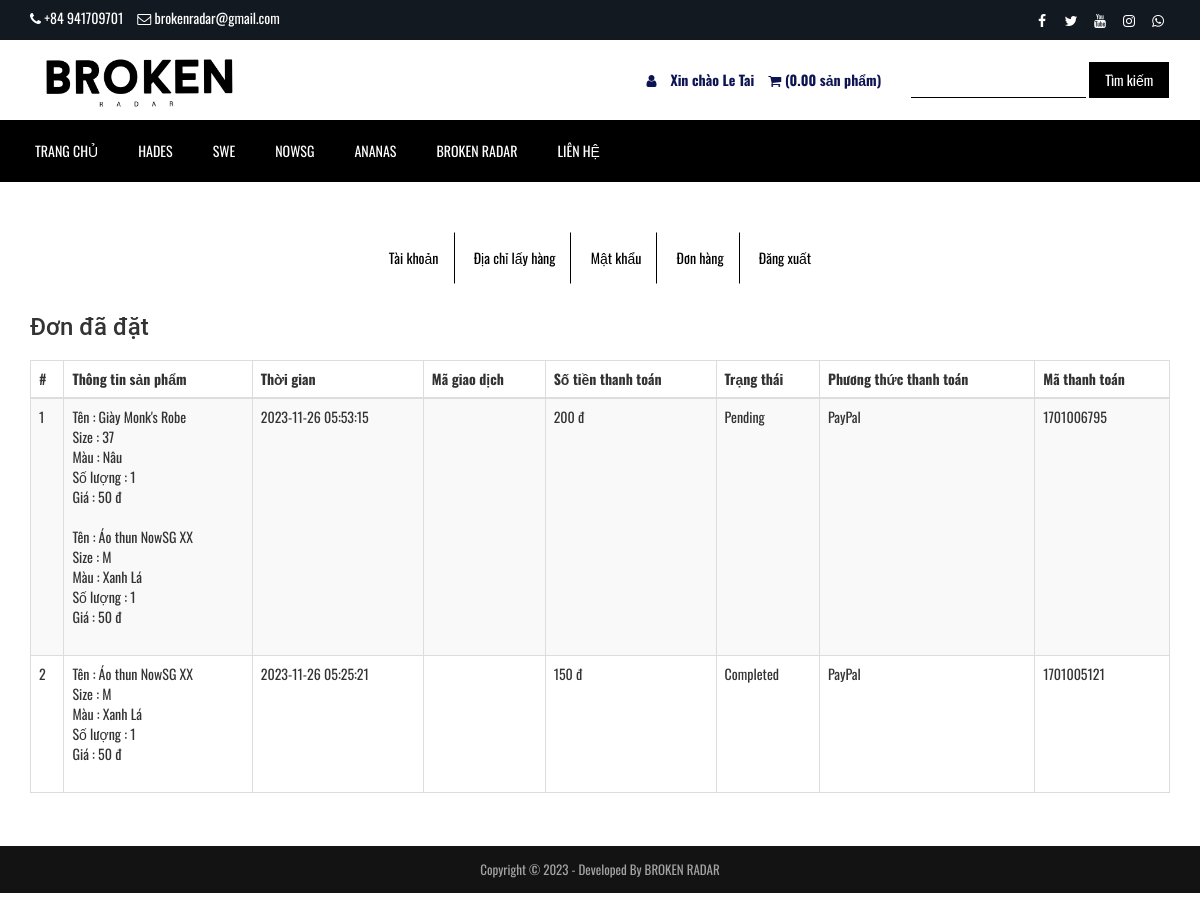
Screenshot of /customer-order.php (signed in) with the database file from the repository.
### tables this page shows
CREATE TABLE `tbl_settings` (
  `id` int(11) NOT NULL,
  `logo` varchar(255) NOT NULL,
  `favicon` varchar(255) NOT NULL,
  `footer_about` text NOT NULL,
  `footer_copyright` text NOT NULL,
  `contact_address` text NOT NULL,
  `contact_email` varchar(255) NOT NULL,
  `contact_phone` varchar(255) NOT NULL,
  `contact_fax` varchar(255) NOT NULL,
  `contact_map_iframe` text NOT NULL,
  `receive_email` varchar(255) NOT NULL,
  `receive_email_subject` varchar(255) NOT NULL,
  `receive_email_thank_you_message` text NOT NULL,
  `forget_password_message` text NOT NULL,
  `total_recent_post_footer` int(10) NOT NULL,
  `total_popular_post_footer` int(10) NOT NULL,
  `total_recent_post_sidebar` int(11) NOT NULL,
  `total_popular_post_sidebar` int(11) NOT NULL,
  `total_featured_product_home` int(11) NOT NULL,
  `total_latest_product_home` int(11) NOT NULL,
  `total_popular_product_home` int(11) NOT NULL,
  `meta_title_home` text NOT NULL,
  `meta_keyword_home` text NOT NULL,
  `meta_description_home` text NOT NULL,
  `banner_login` varchar(255) NOT NULL,
  `banner_registration` varchar(255) NOT NULL,
  `banner_forget_password` varchar(255) NOT NULL,
  `banner_reset_password` varchar(255) NOT NULL,
  `banner_search` varchar(255) NOT NULL,
  `banner_cart` varchar(255) NOT NULL,
  `banner_checkout` varchar(255) NOT NULL,
  `banner_product_category` varchar(255) NOT NULL,
  `banner_blog` varchar(255) NOT NULL,
  `cta_title` varchar(255) NOT NULL,
  `cta_content` text NOT NULL,
  `cta_read_more_text` varchar(255) NOT NULL,
  `cta_read_more_url` varchar(255) NOT NULL,
  `cta_photo` varchar(255) NOT NULL,
  `featured_product_title` varchar(255) NOT NULL,
  `featured_product_subtitle` varchar(255) NOT NULL,
  `latest_product_title` varchar(255) NOT NULL,
  `latest_product_subtitle` varchar(255) NOT NULL,
  `popular_product_title` varchar(255) NOT NULL,
  `popular_product_subtitle` varchar(255) NOT NULL,
  `testimonial_title` varchar(255) NOT NULL,
  `testimonial_subtitle` varchar(255) NOT NULL,
  `testimonial_photo` varchar(255) NOT NULL,
  `blog_title` varchar(255) NOT NULL,
  `blog_subtitle` varchar(255) NOT NULL,
  `newsletter_text` text NOT NULL,
  `paypal_email` varchar(255) NOT NULL,
  `stripe_public_key` varchar(255) NOT NULL,
  `stripe_secret_key` varchar(255) NOT NULL,
  `bank_detail` text NOT NULL,
  `before_head` text NOT NULL,
  `after_body` text NOT NULL,
  `before_body` text NOT NULL,
  `home_service_on_off` int(11) NOT NULL,
  `home_welcome_on_off` int(11) NOT NULL,
  `home_featured_product_on_off` int(11) NOT NULL,
  `home_latest_product_on_off` int(11) NOT NULL,
  `home_popular_product_on_off` int(11) NOT NULL,
  `home_testimonial_on_off` int(11) NOT NULL,
  `home_blog_on_off` int(11) NOT NULL,
  `newsletter_on_off` int(11) NOT NULL,
  `ads_above_welcome_on_off` int(1) NOT NULL,
  `ads_above_featured_product_on_off` int(1) NOT NULL,
  `ads_above_latest_product_on_off` int(1) NOT NULL,
  `ads_above_popular_product_on_off` int(1) NOT NULL,
  `ads_above_testimonial_on_off` int(1) NOT NULL,
  `ads_category_sidebar_on_off` int(1) NOT NULL
);

CREATE TABLE `tbl_social` (
  `social_id` int(11) NOT NULL,
  `social_name` varchar(30) NOT NULL,
  `social_url` varchar(255) NOT NULL,
  `social_icon` varchar(30) NOT NULL
);

CREATE TABLE `tbl_top_category` (
  `tcat_id` int(11) NOT NULL,
  `tcat_name` varchar(255) NOT NULL,
  `show_on_menu` int(1) NOT NULL
);

CREATE TABLE `tbl_page` (
  `id` int(11) NOT NULL,
  `about_title` varchar(255) NOT NULL,
  `about_content` text NOT NULL,
  `about_banner` varchar(255) NOT NULL,
  `about_meta_title` varchar(255) NOT NULL,
  `about_meta_keyword` text NOT NULL,
  `about_meta_description` text NOT NULL,
  `faq_title` varchar(255) NOT NULL,
  `faq_banner` varchar(255) NOT NULL,
  `faq_meta_title` varchar(255) NOT NULL,
  `faq_meta_keyword` text NOT NULL,
  `faq_meta_description` text NOT NULL,
  `blog_title` varchar(255) NOT NULL,
  `blog_banner` varchar(255) NOT NULL,
  `blog_meta_title` varchar(255) NOT NULL,
  `blog_meta_keyword` text NOT NULL,
  `blog_meta_description` text NOT NULL,
  `contact_title` varchar(255) NOT NULL,
  `contact_banner` varchar(255) NOT NULL,
  `contact_meta_title` varchar(255) NOT NULL,
  `contact_meta_keyword` text NOT NULL,
  `contact_meta_description` text NOT NULL,
  `pgallery_title` varchar(255) NOT NULL,
  `pgallery_banner` varchar(255) NOT NULL,
  `pgallery_meta_title` varchar(255) NOT NULL,
  `pgallery_meta_keyword` text NOT NULL,
  `pgallery_meta_description` text NOT NULL,
  `vgallery_title` varchar(255) NOT NULL,
  `vgallery_banner` varchar(255) NOT NULL,
  `vgallery_meta_title` varchar(255) NOT NULL,
  `vgallery_meta_keyword` text NOT NULL,
  `vgallery_meta_description` text NOT NULL
);

CREATE TABLE `tbl_payment` (
  `id` int(11) NOT NULL,
  `customer_id` int(11) NOT NULL,
  `customer_name` varchar(255) NOT NULL,
  `customer_email` varchar(255) NOT NULL,
  `payment_date` varchar(50) NOT NULL,
  `txnid` varchar(255) NOT NULL,
  `paid_amount` int(11) NOT NULL,
  `card_number` varchar(50) NOT NULL,
  `card_cvv` varchar(10) NOT NULL,
  `card_month` varchar(10) NOT NULL,
  `card_year` varchar(10) NOT NULL,
  `bank_transaction_info` text NOT NULL,
  `payment_method` varchar(20) NOT NULL,
  `payment_status` varchar(25) NOT NULL,
  `shipping_status` varchar(20) NOT NULL,
  `payment_id` varchar(255) NOT NULL
);

CREATE TABLE `tbl_order` (
  `id` int(11) NOT NULL,
  `product_id` int(11) NOT NULL,
  `product_name` varchar(255) NOT NULL,
  `size` varchar(100) NOT NULL,
  `color` varchar(100) NOT NULL,
  `quantity` varchar(50) NOT NULL,
  `unit_price` varchar(50) NOT NULL,
  `payment_id` varchar(255) NOT NULL
);

### customer-order.php (the view, shortened to what this page needs)
<?php require_once('header.php'); ?>
<div class="page">
    <div class="container">
        <div class="row">
            <div class="col-md-12">
                <?php require_once('customer-sidebar.php'); ?>
            </div>
            <div class="col-md-12">
                <div class="user-content">
                    <h3><?php echo "Đơn đã đặt" ?></h3>
                    <div class="table-responsive">
                        <table class="table table-bordered table-striped table-hover">
                             <thead>
                                <tr>
                                    <th><?php echo '#' ?></th>
                                    <th><?php echo "Thông tin sản phẩm" ?></th>
                                    <th><?php echo "Thời gian" ?></th>
                                    <th><?php echo "Mã giao dịch" ?></th>
                                    <th><?php echo "Số tiền thanh toán"; ?></th>
                                    <th><?php echo "Trạng thái" ?></th>
                                    <th><?php echo "Phương thức thanh toán" ?></th>
                                    <th><?php echo "Mã thanh toán" ?></th>
                                </tr>
                            </thead>
                            <tbody>
            <?php
            $limit = 10;
            $page = @$_GET['page'];
            if($page)
                $start = ($page - 1) * $limit;
            else
                $start = 0;
            $statement = $pdo->prepare("SELECT * FROM tbl_payment WHERE customer_email=? ORDER BY id DESC LIMIT $start, $limit");
            $statement->execute(array($_SESSION['customer']['cust_email']));
            $result = $statement->fetchAll(PDO::FETCH_ASSOC);
            if ($page == 0) $page = 1;
            ?>
                                <?php
                                $tip = $page*10-10;
                                foreach ($result as $row) {
                                    $tip++;
                                    ?>
                                    <tr>
                                        <td><?php echo $tip; ?></td>
                                        <td>
                                            <?php
                                            $statement1 = $pdo->prepare("SELECT * FROM tbl_order WHERE payment_id=?");
                                            $statement1->execute(array($row['payment_id']));
                                            $result1 = $statement1->fetchAll(PDO::FETCH_ASSOC);
                                            foreach ($result1 as $row1) {
                                                echo 'Tên : '.$row1['product_name'];
                                                echo '<br>Size : '.$row1['size'];
                                                echo '<br>Màu : '.$row1['color'];
                                                echo '<br>Số lượng : '.$row1['quantity'];
                                                echo '<br>Giá : '.$row1['unit_price'].' đ';
                                                echo '<br><br>';
                                            }
                                            ?>
                                        </td>
                                        <td><?php echo $row['payment_date']; ?></td>
                                        <td><?php echo $row['txnid']; ?></td>
                                        <td><?php echo $row['paid_amount']; ?> đ</td>
                                        <td><?php echo $row['payment_status']; ?></td>
                                        <td><?php echo $row['payment_method']; ?></td>
                                        <td><?php echo $row['payment_id']; ?></td>
                                    </tr>
                                    <?php
                                }
                                ?>
                            </tbody>
                        </table>
                        <div class="pagination" style="overflow: hidden;">
                    </div>
                </div>
            </div>
        </div>
    </div>
</div>
<?php require_once('footer.php'); ?>

### header.php (shortened to what this page needs)
<?php
include("admin/inc/config.php");
$statement = $pdo->prepare("SELECT * FROM tbl_settings WHERE id=1");
$statement->execute();
$result = $statement->fetchAll(PDO::FETCH_ASSOC);
foreach ($result as $row)
{
	$logo = $row['logo'];
	$contact_email = $row['contact_email'];
	$contact_phone = $row['contact_phone'];
}
$current_date_time = date('Y-m-d H:i:s');
$statement = $pdo->prepare("SELECT * FROM tbl_payment WHERE payment_status=?");
$statement->execute(array('Pending'));
$result = $statement->fetchAll(PDO::FETCH_ASSOC);
foreach ($result as $row) {
	$ts1 = strtotime($row['payment_date']);
	$ts2 = strtotime($current_date_time);
	$diff = $ts2 - $ts1;
	$time = $diff/(3600);
	if($time>24) {
		$statement1 = $pdo->prepare("SELECT * FROM tbl_order WHERE payment_id=?");
		$statement1->execute(array($row['payment_id']));
		$result1 = $statement1->fetchAll(PDO::FETCH_ASSOC);
	}
}
?>
<!DOCTYPE html>
<html lang="en">
<head>
	<link rel="stylesheet" href="assets/css/bootstrap.min.css">
	<link rel="stylesheet" href="assets/css/font-awesome.min.css">
	<link rel="stylesheet" href="assets/css/owl.carousel.min.css">
	<link rel="stylesheet" href="assets/css/owl.theme.default.min.css">
	<link rel="stylesheet" href="assets/css/jquery.bxslider.min.css">
    <link rel="stylesheet" href="assets/css/magnific-popup.css">
    <link rel="stylesheet" href="assets/css/rating.css">
	<link rel="stylesheet" href="assets/css/spacing.css">
	<link rel="stylesheet" href="assets/css/bootstrap-touch-slider.css">
	<link rel="stylesheet" href="assets/css/animate.min.css">
	<link rel="stylesheet" href="assets/css/tree-menu.css">
	<link rel="stylesheet" href="assets/css/select2.min.css">
	<link rel="stylesheet" href="assets/css/main.css">
	<link rel="stylesheet" href="assets/css/responsive.css">
	<?php
	$statement = $pdo->prepare("SELECT * FROM tbl_page WHERE id=1");
	$statement->execute();
	$result = $statement->fetchAll(PDO::FETCH_ASSOC);
		?>
</head>
<body>
<div class="top">
	<div class="container">
		<div class="row">
			<div class="col-md-6 col-sm-6 col-xs-12">
				<div class="left">
					<ul>
						<li><i class="fa fa-phone"></i> <?php echo $contact_phone; ?></li>
						<li><i class="fa fa-envelope-o"></i> <?php echo $contact_email; ?></li>
					</ul>
				</div>
			</div>
			<div class="col-md-6 col-sm-6 col-xs-12">
				<div class="right">
					<ul>
						<?php
						$statement = $pdo->prepare("SELECT * FROM tbl_social");
						$statement->execute();
						$result = $statement->fetchAll(PDO::FETCH_ASSOC);
						foreach ($result as $row) {
							?>
							<?php if($row['social_url'] != ''): ?>
							<li><a href="<?php echo $row['social_url']; ?>"><i class="<?php echo $row['social_icon']; ?>"></i></a></li>
							<?php endif; ?>
							<?php
						}
						?>
					</ul>
				</div>
			</div>
		</div>
	</div>
</div>
<div class="header">
	<div class="container">
		<div class="row inner">
			<div class="col-md-4 logo">
				<a href="index.php"><img src="assets/uploads/<?php echo $logo; ?>" alt="logo image"></a>
			</div>
			<div class="col-md-5 right">
				<ul class="login-logout">
					<?php
					if(isset($_SESSION['customer'])) {
						?>
						<li><a href="dashboard.php"><i class="fa fa-user"></i></a></li>
						<li><?php echo "Xin chào" ?> <?php echo $_SESSION['customer']['cust_name']; ?></li>
						<?php
					} else {
						?>
						<li><a href="login.php"></i> <?php echo "Đăng nhập "; ?></a></li>
						<li><a href="registration.php"> <?php echo "Đăng ký"; ?></a></li>
						<?php
					}
					?>
					<li><a href="cart.php"><i class="fa fa-shopping-cart"></i> (<?php
					if(isset($_SESSION['cart_p_id'])) {
						$table_total_price = 0;
						$i=0;
	                    foreach($_SESSION['cart_p_qty'] as $key => $value)
	                    {
	                        $i++;
	                        $arr_cart_p_qty[$i] = $value;
	                    }                    $i=0;
	                    foreach($_SESSION['cart_p_current_price'] as $key => $value)
	                    {
	                        $i++;
	                        $arr_cart_p_current_price[$i] = $value;
	                    }
	                    for($i=1;$i<=count($arr_cart_p_qty);$i++) {
	                    	$row_total_price = $arr_cart_p_qty[$i];
	                        $table_total_price = $table_total_price + $row_total_price;
	                    }
						echo $table_total_price;
					} else {
						echo '0.00';
					}
					?><?php echo " sản phẩm" ?>)</a></li>
				</ul>
			</div>
			<div class="col-md-3 search-area">
				<form class="navbar-form navbar-left" role="search" action="search-result.php" method="get">
					<div class="form-group">
						<input type="text" class="khung-search form-control search-top" placeholder="" name="search_text">
					</div>
					<button type="submit" class="btn-search">Tìm kiếm</button>
				</form>
			</div>
		</div>
	</div>
</div>
<div class="nav">
	<div class="container">
		<div class="row">
			<div class="col-md-12 pl_0 pr_0">
				<div class="menu-container">
					<div class="menu">
						<ul>
							<li><a href="index.php">TRANG CHỦ</a></li>
							<?php
							$statement = $pdo->prepare("SELECT * FROM tbl_top_category WHERE show_on_menu=1");
							$statement->execute();
							$result = $statement->fetchAll(PDO::FETCH_ASSOC);
							foreach ($result as $row) {
								?>
								<li><a href="product-category.php?id=<?php echo $row['tcat_id']; ?>&type=top-category"><?php echo $row['tcat_name']; ?></a>
								</li>
								<?php
							}
							?>
							<?php
							$statement = $pdo->prepare("SELECT * FROM tbl_page WHERE id=1");
							$statement->execute();
							$result = $statement->fetchAll(PDO::FETCH_ASSOC);
							foreach ($result as $row) {
								$about_title = $row['about_title'];
								$contact_title = $row['contact_title'];
							}
							?>
							<li><a href="about.php"><?php echo $about_title; ?></a></li>
							<li><a href="contact.php"><?php echo $contact_title; ?></a></li>
						</ul>
					</div>
				</div>
			</div>
		</div>
	</div>
</div>

### footer.php (shortened to what this page needs)
<?php
$statement = $pdo->prepare("SELECT * FROM tbl_settings WHERE id=1");
$statement->execute();
$result = $statement->fetchAll(PDO::FETCH_ASSOC);
foreach ($result as $row)
{
	$footer_copyright = $row['footer_copyright'];
}
?>
<div class="footer-bottom">
	<div class="container">
		<div class="row">
			<div class="col-md-12 copyright">
				<?php echo $footer_copyright; ?>
			</div>
		</div>
	</div>
</div>
</body>
</html>

### rows the page displays
tbl_settings: contact_phone "+84 941709701", contact_email "brokenradar@gmail.com", logo (picture), footer_copyright "Copyright © 2023 - Developed By BROKEN RADAR"
tbl_top_category: tcat_name "HADES"
tbl_top_category: tcat_name "SWE"
tbl_top_category: tcat_name "NOWSG"
tbl_top_category: tcat_name "ANANAS"
tbl_page: about_title "BROKEN RADAR", contact_title "LIÊN HỆ"
tbl_payment: payment_date "2023-11-26 05:53:15", paid_amount "200", payment_status "Pending", payment_method "PayPal", payment "1701006795"
tbl_order: product_name "Giày Monk's Robe", size "37", color "Nâu", quantity "1", unit_price "50"
tbl_order: product_name "Áo thun NowSG XX", size "M", color "Xanh Lá", quantity "1", unit_price "50"
tbl_payment: payment_date "2023-11-26 05:25:21", paid_amount "150", payment_status "Completed", payment_method "PayPal", payment "1701005121"
tbl_order: product_name "Áo thun NowSG XX", size "M", color "Xanh Lá", quantity "1", unit_price "50"

### other values shown
$_SESSION['customer']['cust_name'] "Le Tai"
